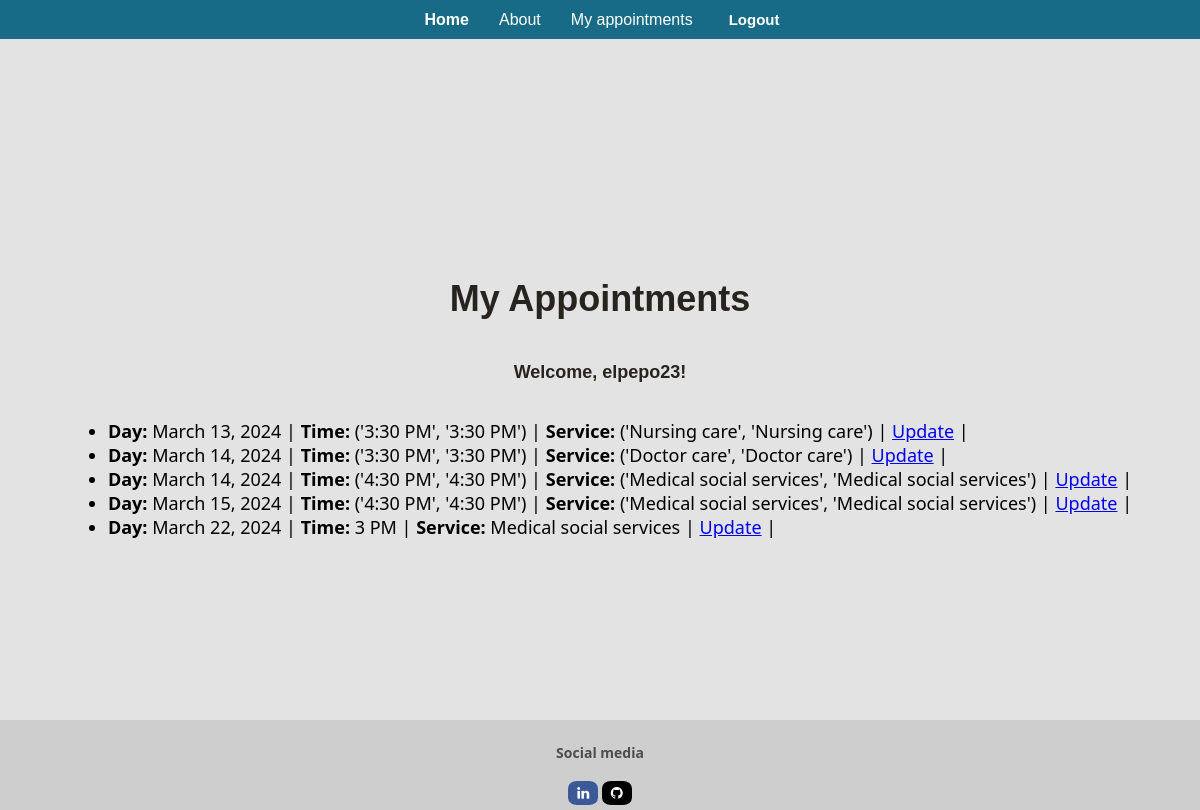
Page /my_appointments/ (signed in) on the committed database.
### app/models.py (models this page shows, shortened)
class Appointment(models.Model):
    class Meta:
        indexes = [
            models.Index(fields=['user']),
            models.Index(fields=['day']),
            models.Index(fields=['time']),
        ]
    user = models.ForeignKey(User, on_delete=models.CASCADE, null=True, blank=True)
    service = models.CharField(max_length=50, choices=SERVICE_CHOICES, default="Doctor care")
    day = models.DateField(default=timezone.now)
    time = models.CharField(max_length=10, choices=TIME_CHOICES, default="3 PM")
    time_ordered = models.DateTimeField(default=datetime.now, blank=True)

### app/views.py (the view)
# urls.py: path("my_appointments/", views.my_appointments, name="my_appointments"),
def my_appointments(request):
    user = request.user
    appointments = Appointment.objects.filter(
        user=user).order_by('day', 'time')
    return render(request, 'app/my_appointments.html', {
        'user': user,
        'appointments': appointments
    })

### app/templates/app/my_appointments.html (shortened to what this page needs)
{% extends "app/layout.html" %}
{% block content %}
<div class="appointment-container">
<h1> My Appointments</h1>
<p>Welcome, {{ user.username }}!</p>
{% if appointments %}
  <ul>
    {% for appointment in appointments %}
      <li>
        <strong>Day:</strong> {{ appointment.day }} |
        <strong>Time:</strong> {{ appointment.time }} |
        <strong>Service:</strong> {{ appointment.service }} |
        <a href="{% url 'update_appointment' appointment.id %}">Update</a> |
      </li>
    {% endfor %}
  </ul>
{% else %}
  <p>You have no appointments at the moment.</p>
</div>
{% endif %}
{% endblock %}

### app/static/app/site.css (style rules this page uses)
body { background-color: #e3e3e3; padding: 0; margin: 0; }
h1, h2, h3, p { color: rgb(39, 35, 31); text-align: center; font-family: 'Lucida Sans', 'Lucida Sans Regular', 'Lucida Grande', 'Lucida Sans Unicode', Geneva, Verdana, sans-serif; font-weight: 600; }
.center-container, .container-booking, .end-container, .appointment-container, .contact-container { display: flex; flex-direction: column; justify-content: center; align-items: center; height: 100vh; margin: 0 auto; font-size: large; }

### rows in the picture
Appointment: day "March 13, 2024", time "('3:30 PM', '3:30 PM')", service "('Nursing care', 'Nursing care')"
Appointment: day "March 14, 2024", time "('3:30 PM', '3:30 PM')", service "('Doctor care', 'Doctor care')"
Appointment: day "March 14, 2024", time "('4:30 PM', '4:30 PM')", service "('Medical social services', 'Medical social services')"
Appointment: day "March 15, 2024", time "('4:30 PM', '4:30 PM')", service "('Medical social services', 'Medical social services')"
Appointment: day "March 22, 2024", time "3 PM", service "Medical social services"

### other values in the picture
{{ user.username }} "elpepo23"
